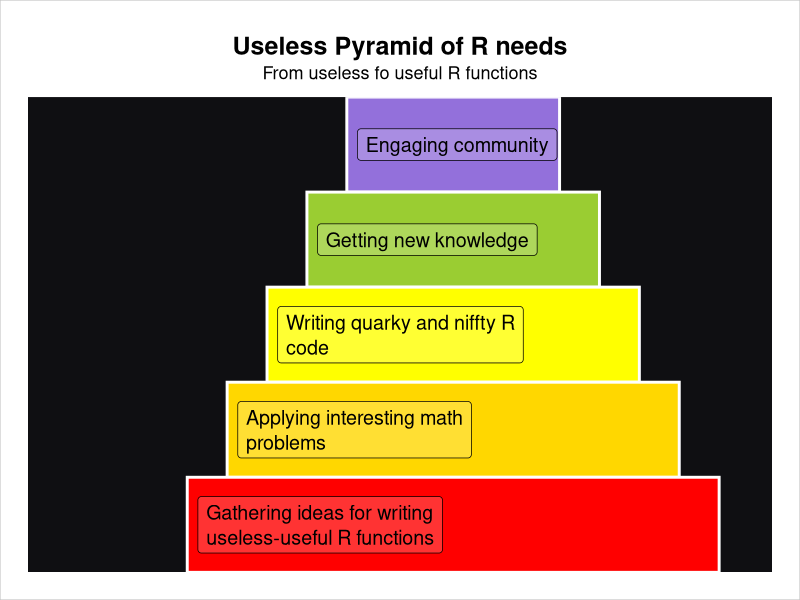

R code for this plot:
##########################################
# 
# Useless Pyramid of R needs
# Adopted by Maslow's hierarchy of needs
#
# Series:
# Little Useless-useful R functions #81
# Created: November  1, 2025
# Author: Tomaz Kastrun
# Blog: tomaztsql.wordpress.com
# V.1.0

###########################################

library(ggplot2)
library(grid)

useeless_needs_pyramid <- function(
    levels = c("L1","L2", "L3", "L4", "L5"),
    palette = c("#8e24aa","#3f51b5","#2196f3","#4caf50","#fbc02d")
) {

  h <- 1
  widths <- seq(1, 0.4, length.out = 5)
  df <- data.frame(
    tier = 5:1,
    label = rev(levels),
    ymin = (0:4)*h,
    ymax = (1:5)*h,
    width = rev(widths),
    fill = palette
  )

  
  df$xmin <- -df$width/2
  df$xmax <-  df$width/2
  df$y    <- (df$ymin + df$ymax)/2
  df$ymin <- 5 - df$ymax
  df$ymax <- df$ymin + h
  df$y    <- (df$ymin + df$ymax)/2
  
  
  # wrap long captions
  wrap_width = 32
  wrap_fun <- function(s, w) paste(strwrap(s, width = w), collapse = "\n")
  df$label_wrapped <- vapply(df$label, wrap_fun, character(1), w = wrap_width)
  df$label_x <- df$xmin + 0.02
  

  # helper for RGBA color
  add_alpha <- function(col, alpha) {
    rgb <- grDevices::col2rgb(col, TRUE)/255
    grDevices::rgb(rgb[1], rgb[2], rgb[3], alpha = alpha)
  }
  
  p <- ggplot(df) +
    geom_rect(
      aes(xmin=xmin, xmax=xmax, ymin=ymin, ymax=ymax, fill=I(fill)),
      color = "white", linewidth = 1
    )  + geom_label(
      aes(x = label_x, y = y, label = label_wrapped),
      hjust = 0, vjust = 0.5,
      fill = add_alpha("white", 0.2),
      label.padding = unit(6, "pt"),
      size = 5,
      lineheight = 1.05,
      color = "black"
    )

  
  p <- p +
    coord_cartesian(xlim = c(-0.8, 0.6), ylim = c(0,5), expand = FALSE) +
    labs(title   = "Useless Pyramid of R needs",
         subtitle= "From useless fo useful R functions",
         x = NULL, y = NULL) +
    theme_void(base_size = 13) +
    theme(
      plot.background = element_rect(colour = "gray"), 
      plot.title    = element_text(face = "bold", size = 18, hjust = 0.5),
      plot.subtitle = element_text(margin = margin(t = 4,b = 10), hjust = 0.5),
      panel.background = element_rect(fill = "#0f0f12", color = NA),
      plot.margin = margin(20,20,20,20)
    )
  print(p)

}
 
# Run fctnioin
useeless_needs_pyramid(
  levels = c(
    "Gathering ideas for writing useless-useful R functions",
    "Applying interesting math problems",
    "Writing quarky and niffty R code",
    "Getting new knowledge",
    "Engaging community"
  ),
  palette = c("mediumpurple","yellowgreen","yellow","gold","red")
)
